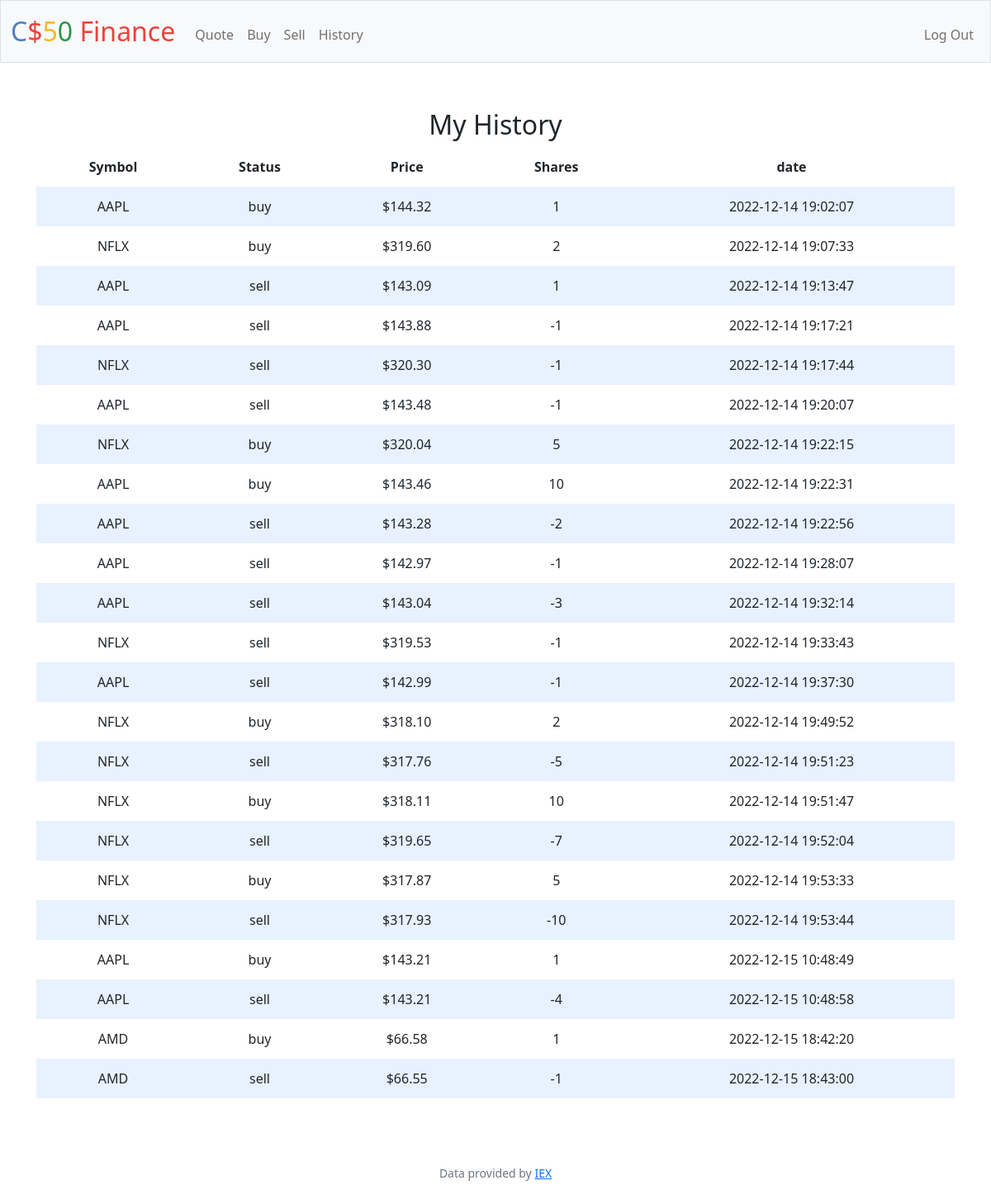
Screenshot of /history (signed in) with the database file from the repository.
### tables this page shows
CREATE TABLE trans (
    id INTEGER PRIMARY KEY AUTOINCREMENT NOT NULL,
    user_id INTEGER,
    symbol TEXT NOT NULL,
    status TEXT NOT NULL,
    price INTEGER NOT NULL,
    shares INTEGER NOT NULL,
    date DATETIME,
    FOREIGN KEY(user_id) REFERENCES users(id)
);

### app.py (the view)
@app.route("/history")
@login_required
def history():
    user_id = session["user_id"]
    stocks = db.execute("SELECT symbol, status, price, shares, date FROM trans WHERE user_id = ?", user_id)
    return render_template("history.html", stocks=stocks, usd=usd)

### app.py (called while the page is built)
@app.after_request
def after_request(response):
    response.headers["Cache-Control"] = "no-cache, no-store, must-revalidate"
    response.headers["Expires"] = 0
    response.headers["Pragma"] = "no-cache"
    return response

### helpers.py (called while the page is built)
def login_required(f):
    @wraps(f)
    def decorated_function(*args, **kwargs):
        if session.get("user_id") is None:
            return redirect("/login")
        return f(*args, **kwargs)
    return decorated_function

def usd(value):
    return f"${value:,.2f}"

### templates/history.html (shortened to what this page needs)
{% extends "layout.html" %}
{% block main %}
<div class="section">
    <h2>My History</h2>
    <table>
        <thead>
            <tr>
                <th>Symbol</th>
                <th>Status</th>
                <th>Price</th>
                <th>Shares</th>
                <th>date</th>
            </tr>
        </thead>
        <tbody>
            {% for stock in stocks %}
            <tr>
                <td>{{ stock["symbol"] }}</td>
                <td>{{ stock["status"] }}</td>
                <td>{{ usd(stock["price"]) }}</td>
                <td>{{ stock["shares"] }}</td>
                <td>{{ stock["date"] }}</td>
            </tr>
            {% endfor %}
        </tbody>
    </table>
</div>
{% endblock %}

### templates/layout.html (shortened to what this page needs)
<!DOCTYPE html>
<html lang="en">
    <head>
        <link href="https://cdn.jsdelivr.net/npm/bootstrap@5.1.3/dist/css/bootstrap.min.css" rel="stylesheet">
        <link href="/static/styles.css" rel="stylesheet">
    </head>
    <body>
        <nav class="bg-light border navbar navbar-expand-md navbar-light">
            <div class="container-fluid">
                <a class="navbar-brand" href="/"><span class="blue">C</span><span class="red">$</span><span class="yellow">5</span><span class="green">0</span> <span class="red">Finance</span></a>
                <div class="collapse navbar-collapse" id="navbar">
                    {% if session["user_id"] %}
                        <ul class="navbar-nav me-auto mt-2">
                            <li class="nav-item"><a class="nav-link" href="/quote">Quote</a></li>
                            <li class="nav-item"><a class="nav-link" href="/buy">Buy</a></li>
                            <li class="nav-item"><a class="nav-link" href="/sell">Sell</a></li>
                            <li class="nav-item"><a class="nav-link" href="/history">History</a></li>
                        </ul>
                        <ul class="navbar-nav ms-auto mt-2">
                            <li class="nav-item"><a class="nav-link" href="/logout">Log Out</a></li>
                        </ul>
                    {% else %}
                        <ul class="navbar-nav ms-auto mt-2">
                            <li class="nav-item"><a class="nav-link" href="/register">Register</a></li>
                            <li class="nav-item"><a class="nav-link" href="/login">Log In</a></li>
                        </ul>
                    {% endif %}
                </div>
            </div>
        </nav>
        <main class="container-fluid py-5 text-center">
            {% block main %}{% endblock %}
        </main>
        <footer class="mb-5 small text-center text-muted">
            Data provided by <a href="https://iexcloud.io/">IEX</a>
        </footer>
    </body>
</html>

### static/styles.css (style rules this page uses)
nav .navbar-brand { font-size: xx-large; }
nav .navbar-brand .blue { color: #537fbe; }
nav .navbar-brand .red { color: #ea433b; }
nav .navbar-brand .yellow { color: #f5b82e; }
nav .navbar-brand .green { color: #2e944b; }
.section { padding-bottom: 1rem; padding-left: 2rem; padding-right: 2rem; padding-top: 0.5rem; }
table { background-color: transparent; margin-bottom: 1rem; width: 100%; }
table th, table td { padding: 0.75rem; vertical-align: middle; }
tbody tr:nth-of-type(odd) { background-color: rgb(179, 208, 255, 0.3) }

### rows the page displays
trans: symbol "AAPL", status "buy", price "$144.32", shares "1", date "2022-12-14 19:02:07"
trans: symbol "NFLX", status "buy", price "$319.60", shares "2", date "2022-12-14 19:07:33"
trans: symbol "AAPL", status "sell", price "$143.09", shares "1", date "2022-12-14 19:13:47"
trans: symbol "AAPL", status "sell", price "$143.88", shares "-1", date "2022-12-14 19:17:21"
trans: symbol "NFLX", status "sell", price "$320.30", shares "-1", date "2022-12-14 19:17:44"
trans: symbol "AAPL", status "sell", price "$143.48", shares "-1", date "2022-12-14 19:20:07"
trans: symbol "NFLX", status "buy", price "$320.04", shares "5", date "2022-12-14 19:22:15"
trans: symbol "AAPL", status "buy", price "$143.46", shares "10", date "2022-12-14 19:22:31"
trans: symbol "AAPL", status "sell", price "$143.28", shares "-2", date "2022-12-14 19:22:56"
trans: symbol "AAPL", status "sell", price "$142.97", shares "-1", date "2022-12-14 19:28:07"
trans: symbol "AAPL", status "sell", price "$143.04", shares "-3", date "2022-12-14 19:32:14"
trans: symbol "NFLX", status "sell", price "$319.53", shares "-1", date "2022-12-14 19:33:43"
trans: symbol "AAPL", status "sell", price "$142.99", shares "-1", date "2022-12-14 19:37:30"
trans: symbol "NFLX", status "buy", price "$318.10", shares "2", date "2022-12-14 19:49:52"
trans: symbol "NFLX", status "sell", price "$317.76", shares "-5", date "2022-12-14 19:51:23"
trans: symbol "NFLX", status "buy", price "$318.11", shares "10", date "2022-12-14 19:51:47"
trans: symbol "NFLX", status "sell", price "$319.65", shares "-7", date "2022-12-14 19:52:04"
trans: symbol "NFLX", status "buy", price "$317.87", shares "5", date "2022-12-14 19:53:33"
trans: symbol "NFLX", status "sell", price "$317.93", shares "-10", date "2022-12-14 19:53:44"
trans: symbol "AAPL", status "buy", price "$143.21", shares "1", date "2022-12-15 10:48:49"
trans: symbol "AAPL", status "sell", price "$143.21", shares "-4", date "2022-12-15 10:48:58"
trans: symbol "AMD", status "buy", price "$66.58", shares "1", date "2022-12-15 18:42:20"
trans: symbol "AMD", status "sell", price "$66.55", shares "-1", date "2022-12-15 18:43:00"
